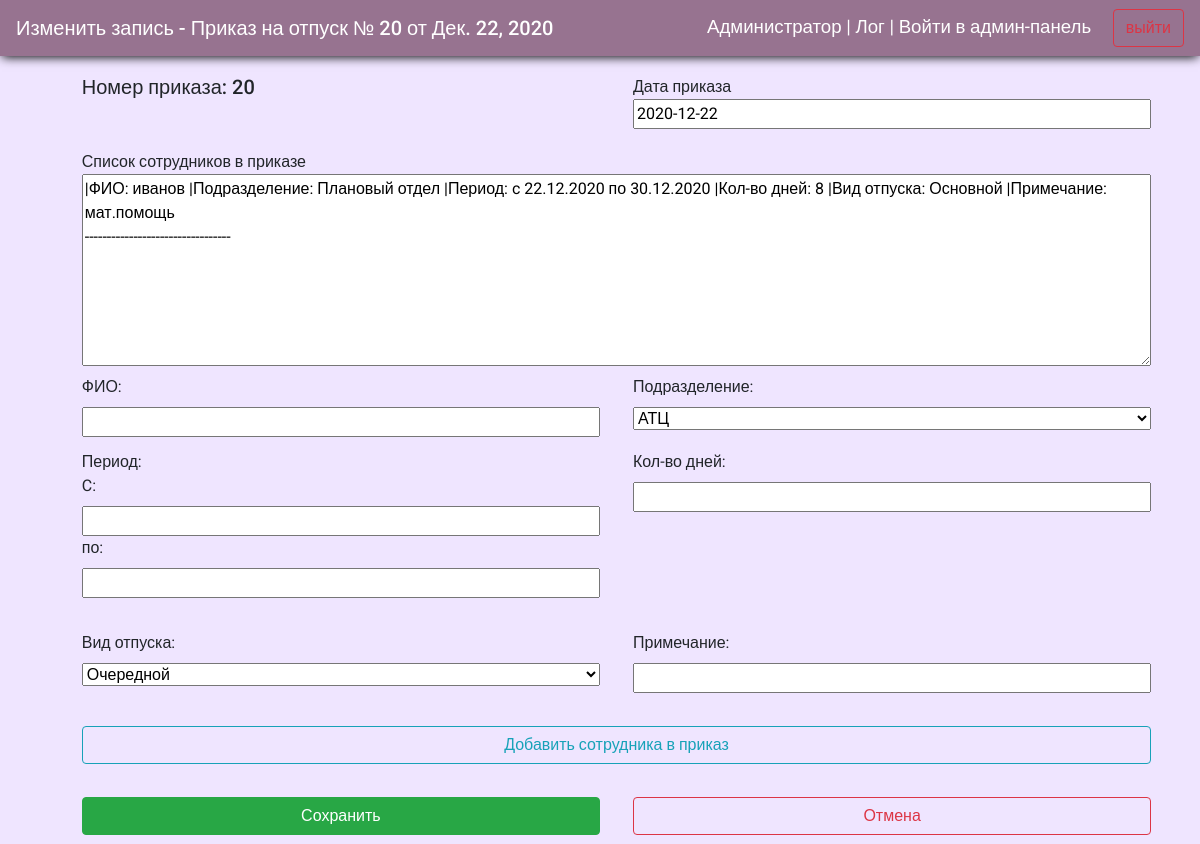
Screenshot of /journals/orders_on_vacation/7/upd (signed in) with the database file from the repository.
### reg_jounals/models.py (models this page shows)
class OrdersOnVacation(models.Model):
    oov_number = models.CharField(blank = True, max_length=10, help_text="Введите номер приказа", verbose_name="Номер приказа", db_index=True)
    oov_date = models.DateField(help_text="Введите дату приказа", verbose_name="Дата приказа", db_index=True)
    oov_empList = models.TextField(help_text="Введите сотрудников в приказ", verbose_name="Список сотрудников в приказе")
    oov_res_officer = models.CharField(blank=True, editable=False,  max_length=256, help_text="Сотрудник, который внес документ в систему ", verbose_name='Ответственный сотрудник')
    class Meta:
        ordering = ["id"]
        verbose_name = 'Приказ на отпуск'
        verbose_name_plural = 'Приказы на отпуск'

### reg_jounals/views.py (the view, shortened to what this page needs)
# urls.py: path('orders_on_vacation/<int:id>/upd', views.upd_OrderOnVacation, name='orders_on_vacation_upd_url'),
def upd_OrderOnVacation(request, id):
    if request.user.is_authenticated:
        depts = Departments.objects.all()
        if request.method == "GET":
            order = OrdersOnVacation.objects.get(id__iexact=id)
            bound_form = OrdersOnVacation_form(instance=order)
            return render(request, 'reg_jounals/OrdersOnVacation_upd.html', context={'form':bound_form, 'order':order, 'depts':depts})

### reg_jounals/forms.py (shortened to what this page needs)
class OrdersOnVacation_form(forms.ModelForm):
    class Meta:
        model = OrdersOnVacation
        fields = ['oov_date',
    'oov_empList']

### reg_jounals/templates/reg_jounals/OrdersOnVacation_upd.html (shortened to what this page needs)
{% extends "reg_jounals/index.html" %}
{%load static%}
{%block header%}Изменить запись - Приказ на отпуск № {{order.oov_number}} от {{order.oov_date}}{% endblock %}
{%block content%}
<form class="add_form vacation" action="" method="post">
  <div class="v_num">
    <h5>Номер приказа: {{order.oov_number}}</h5>
  </div>
  <div class="v_date">
    {{form.oov_date.label}}
    {{form.oov_date}}
  </div>
  <div class="vac_empList">
    {{form.oov_empList.label}}
    {{form.oov_empList}}
  </div>
  <div class="fio">
    <label for="emp_name">ФИО:</label>
    <input type="text" name="emp_name"  value="">
  </div>
  <div class="dep">
    <label for="emp_dep">Подразделение:</label>
    <select type="text" name="emp_dep" value="">
      {%for dep in depts%}
      <option value="{{dep.dep_name}}">{{dep.dep_name}}</option>
      {%endfor%}
      </select>
  </div>
  <div class="dur">
      <p>Период:</p>
    <p><label for="emp_dur_from">C: </label></p>
    <input  id="id_doc_date" type="text" name="emp_dur_from">
    <p><label  for="emp_due_to">по: </label></p>
    <input id="id_doc_date2" onchange="col_days()"  type="text" name="emp_dur_to">
  </div>
  <div class="days">
    <label for="emp_days">Кол-во дней:</label>
    <input id="id_doc_date" onchange="duration()" type="text" name="emp_days">
  </div>
  <div class="vac_type">
    <label for="emp_vacType">Вид отпуска:</label>
    <select type="text" name="emp_vacType" value="">
      <option value="Очередной">Очередной</option>
      </select>
  </div>
  <div class="comm">
    <label for="comm">Примечание:</label>
    <input type="text" name="comm">
  </div>
  <input onclick="FillList()" type="button" class="btn btn-outline-info w50 list_add" name="" value="Добавить сотрудника в приказ">
  <input class="btn btn-success vac_addDoc" type="button" onclick="this.parentNode.submit();" value="Сохранить" />
  <a class="btn btn-outline-danger vac_canDoc" href="..">Отмена</a>
</form>
{%endblock%}

### reg_jounals/templates/reg_jounals/index.html (shortened to what this page needs)
<!DOCTYPE html>
<html  lang="en">
<head>
  {%load static%}
  <link rel="stylesheet" href="{% static 'css/style.css'%}">
  <link rel="stylesheet" href="{% static 'css/VacList.css'%}">
  <link rel="stylesheet" href="https://cdn.jsdelivr.net/npm/bootstrap@4.5.3/dist/css/bootstrap.min.css">
</head>
<body onload="TextDisabled()">
  <header>
    <nav class="navbar navbar-light ">
    <span class="navbar-brand mb-0 h1">{%block header%} {%endblock%}</span><span style="text-align: right; float: right;font-size: 14pt;">  {{ user.first_name }} {% if request.user.is_superuser%}  <a style="color:white;" href="{% url 'logfile' %}">| Лог |</a> <a style="color:white;" href="/admin/">Войти в админ-панель</a>{%endif%} <a class="btn btn-outline-danger" style="margin-left: 17px;" href="{% url 'logout'%}">выйти</a></span>
  </header>
<div class="container">
    {%block content%}{%endblock%}
  </div>
</body>
</html>

### reg_jounals/static/css/style.css (style rules this page uses)
* { font-family: 'Roboto', sans-serif; }
body { background: #white !important; background-color: #efe5ff !important; }
.navbar-light .navbar-brand { color: rgb(255 255 255) !important; }
.add_form { display: grid; grid-template-rows: repeat(5, 42px); grid-template-columns: repeat(1, 100%); grid-gap: 33px; padding: 9px; width: 50%; margin: 0 auto; }
.add_form input { width: 100%; }
.add_form select { width: 100%; }
.add_form a { width: 100%; }
.add_form textarea { width: 100%; height: 149px; }
.container { margin-top: 10px; }
.navbar { color: white; background: #977390; box-shadow: 0 3px 10px -2px black; }

### reg_jounals/static/css/VacList.css (style rules this page uses)
.vacation { display: grid; grid-template-areas: "v_num v_date" "v_list v_list" "v_list v_list" "v_list v_list" "fio dep" "dur count" "type comm" "list_add list_add" "save cancel"; grid-template-columns: repeat(2, 50%); width: 95%; }
.v_num { grid-area: v_num; }
.v_date { grid-area: v_date; }
.fio { grid-area: fio; }
.dep { grid-area: dep; }
.dur { grid-area: dur; }
.dur p { margin-bottom: 0; }
.days { grid-area: count; }
.vac_type { grid-area: type; }
.comm { grid-area: comm; }
.vac_empList { grid-area: v_list; }
.vac_empList textarea { width: 100%; height: 100%; }
.list_add { grid-area: list_add; }
.vac_addDoc { grid-area: save; }
.vac_canDoc { grid-area: cancel; }

### rows the page displays
OrdersOnVacation: oov_number "20", oov_date "Дек. 22, 2020", oov_date "2020-12-22", oov_empList "|ФИО: иванов |Подразделение: Плановый отдел |Период: c 22.12.2020 по 30.12.2020 |Кол-во дней: 8 |Вид отпуска: Основной |Примечание: мат.помощь ---------------------------------"

### other values shown
{{ user.first_name }} "Администратор"
form field emp_dep "АТЦ"
